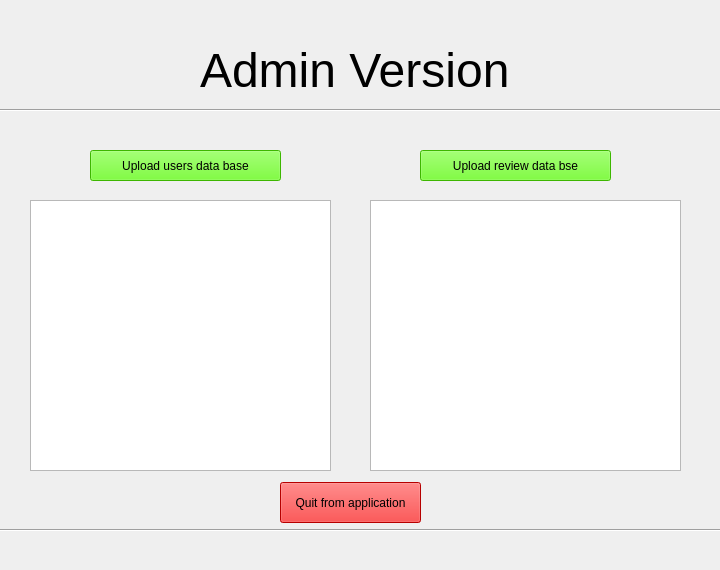
<?xml version="1.0" encoding="UTF-8"?>
<ui version="4.0">
 <class>Form</class>
 <widget class="QWidget" name="Form">
  <property name="geometry">
   <rect>
    <x>0</x>
    <y>0</y>
    <width>720</width>
    <height>570</height>
   </rect>
  </property>
  <property name="windowTitle">
   <string>Form</string>
  </property>
  <widget class="QLabel" name="label">
   <property name="geometry">
    <rect>
     <x>200</x>
     <y>40</y>
     <width>311</width>
     <height>61</height>
    </rect>
   </property>
   <property name="text">
    <string>&lt;html&gt;&lt;head/&gt;&lt;body&gt;&lt;p&gt;&lt;span style=&quot; font-size:36pt;&quot;&gt;Admin Version&lt;/span&gt;&lt;/p&gt;&lt;/body&gt;&lt;/html&gt;</string>
   </property>
  </widget>
  <widget class="Line" name="line">
   <property name="geometry">
    <rect>
     <x>-140</x>
     <y>100</y>
     <width>1001</width>
     <height>20</height>
    </rect>
   </property>
   <property name="orientation">
    <enum>Qt::Horizontal</enum>
   </property>
  </widget>
  <widget class="QPlainTextEdit" name="users_list">
   <property name="geometry">
    <rect>
     <x>30</x>
     <y>200</y>
     <width>301</width>
     <height>271</height>
    </rect>
   </property>
  </widget>
  <widget class="QPlainTextEdit" name="review_list">
   <property name="geometry">
    <rect>
     <x>370</x>
     <y>200</y>
     <width>311</width>
     <height>271</height>
    </rect>
   </property>
  </widget>
  <widget class="QPushButton" name="dowload_users_button">
   <property name="geometry">
    <rect>
     <x>90</x>
     <y>150</y>
     <width>191</width>
     <height>31</height>
    </rect>
   </property>
   <property name="styleSheet">
    <string notr="true">background-color: rgb(85, 255, 0);</string>
   </property>
   <property name="text">
    <string>Upload users data base</string>
   </property>
  </widget>
  <widget class="QPushButton" name="dowload_reviews_button">
   <property name="geometry">
    <rect>
     <x>420</x>
     <y>150</y>
     <width>191</width>
     <height>31</height>
    </rect>
   </property>
   <property name="styleSheet">
    <string notr="true">background-color: rgb(85, 255, 0);</string>
   </property>
   <property name="text">
    <string>Upload review data bse</string>
   </property>
  </widget>
  <widget class="Line" name="line_2">
   <property name="geometry">
    <rect>
     <x>-130</x>
     <y>520</y>
     <width>981</width>
     <height>20</height>
    </rect>
   </property>
   <property name="orientation">
    <enum>Qt::Horizontal</enum>
   </property>
  </widget>
  <widget class="QPushButton" name="quit_button">
   <property name="geometry">
    <rect>
     <x>280</x>
     <y>482</y>
     <width>141</width>
     <height>41</height>
    </rect>
   </property>
   <property name="styleSheet">
    <string notr="true">background-color: rgb(255, 0, 0);</string>
   </property>
   <property name="text">
    <string>Quit from application</string>
   </property>
  </widget>
 </widget>
 <resources/>
 <connections/>
</ui>
